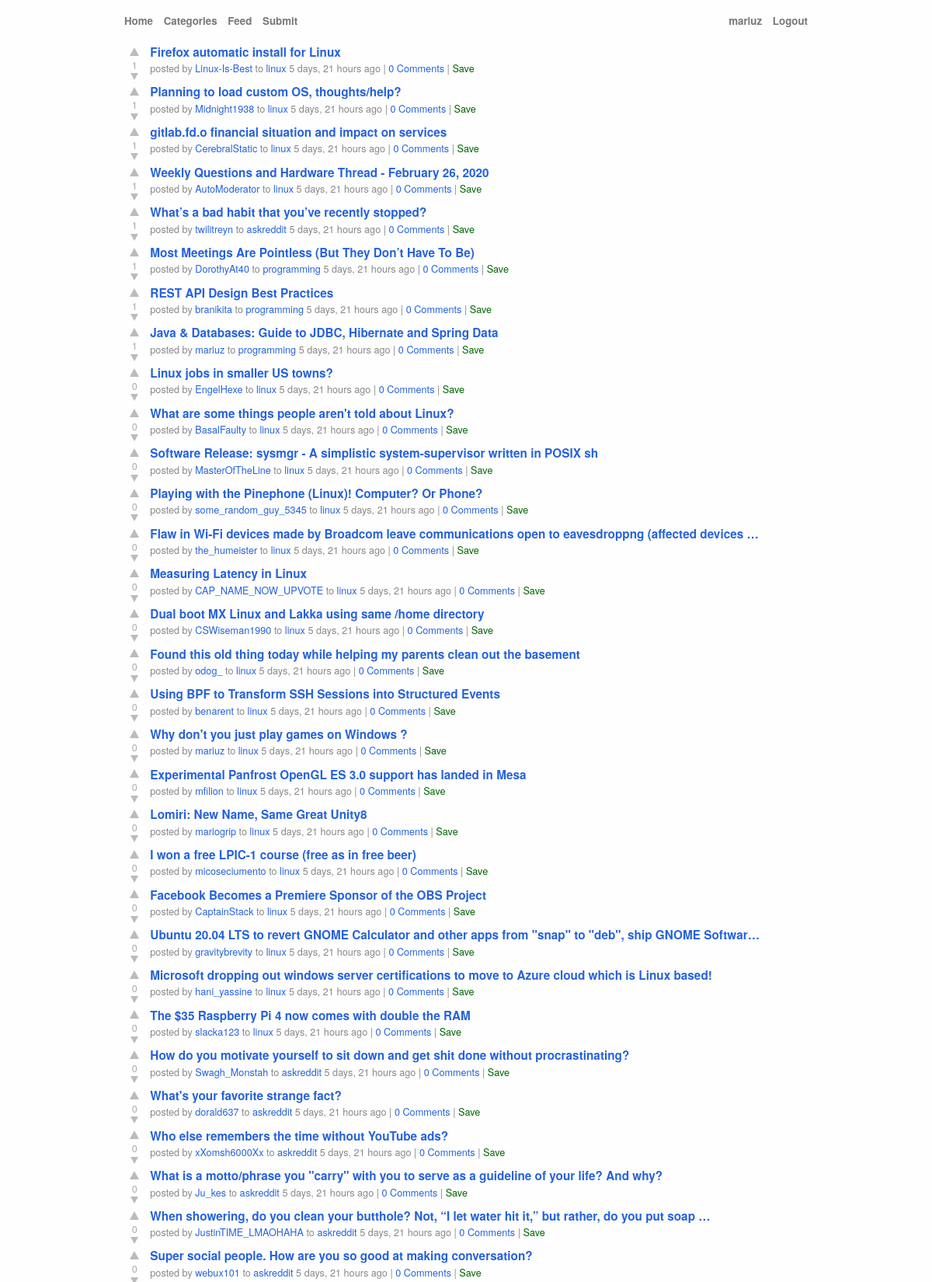
The page / (signed in, upper part) on the database its author committed.
### posts/models.py (models this page shows, shortened)
class TimeStamp(models.Model):
    created_on = models.DateTimeField(auto_now_add=True)
    updated_on = models.DateTimeField(auto_now=True)
    class Meta:
        abstract = True

class Post(TimeStamp):
    id = models.UUIDField(primary_key=True, default=uuid.uuid4, editable=False)
    title = models.CharField(max_length=200)
    slug = models.SlugField(editable=False)
    body = models.TextField(max_length=2000, blank=True)
    link = models.URLField(blank=True)
    photo = models.ImageField(blank=True)
    votes = GenericRelation("Vote", related_query_name="post")
    favourites = GenericRelation("Favourite", related_query_name="post")
    category = models.ForeignKey(
        "Category", on_delete=models.CASCADE, related_name="posts"
    )
    user = models.ForeignKey(
        settings.AUTH_USER_MODEL,
        on_delete=models.SET(get_sentinel_user),
        related_name="posts",
    )
    objects = models.Manager()
    ranked = RankedManager()
    class Meta:
        ordering = ("-created_on",)
    def get_absolute_url(self):
        from django.urls import reverse
        return reverse("posts:post_detail", args=[str(self.id), self.slug])

class Category(TimeStamp):
    name = models.CharField(max_length=200, unique=True)
    slug = models.SlugField(editable=False)
    description = models.CharField(max_length=200)
    avatar = models.ImageField(blank=True)
    def get_absolute_url(self):
        from django.urls import reverse
        return reverse("posts:category_detail", args=[self.slug])
    class Meta:
        ordering = ("name",)
        verbose_name_plural = "categories"
    def __str__(self) -> str:
        return self.name

### posts/views.py (the view)
# urls.py: path("", views.index, name="index"),
def index(request):
    posts = Post.ranked.select_related("user", "category")
    if request.user.is_authenticated:
        user_votes = Vote.objects.filter(user=request.user)
        user_favs = Favourite.objects.filter(
            user=request.user, object_id=OuterRef("pk")
        )
        posts = posts.annotate(
            has_saved=Exists(user_favs, distinct=True),
            upvoted=Exists(
                user_votes.filter(object_id=OuterRef("pk"), choice=Vote.Choice.UP),
                distinct=True,
            ),
            downvoted=Exists(
                user_votes.filter(object_id=OuterRef("pk"), choice=Vote.Choice.DOWN),
                distinct=True,
            ),
        )
    posts = posts.order_by("-score", "-created_on")
    paginator = Paginator(posts, 50)
    page_number = request.GET.get("page")
    page_obj = paginator.get_page(page_number)
    return render(request, "posts/index.html", {"page_obj": page_obj},)

### posts/models.py (called while the page is built)
    def get_queryset(self):
        return (
            super()
            .get_queryset()
            .annotate(
                total_comments=Coalesce(Count("comments", distinct=True), Value(0)),
                score=Coalesce(Sum("votes__choice", distinct=True), Value(0)),
            )
        )

### posts/templates/posts/index.html
{% extends "base.html" %}
{% block content %}
  {% include "posts/post_list.html" %}
{% endblock %}

### posts/templates/base.html (shortened to what this page needs)
{% load static %}
{% get_static_prefix as STATIC_PREFIX %}
{% get_media_prefix as MEDIA_PREFIX %}
<!DOCTYPE html>
<html lang="en">
  <link rel="stylesheet" type="text/css" href="{% static 'css/posts.css' %}">
  <body>
    <div id="wrapper">
      <div id="header">
        <div id="headerleft">
          <span class="headerlinks">
            <a href="/" class="">Home</a>
          </span>
          <span class="headerlinks">
            <a href="{% url 'posts:category_list' %}" class="">Categories</a>
            {% if request.user.is_authenticated %}
              <a href="{% url 'posts:user_feed' %}" class="">Feed</a>
              <a href="{% url 'posts:post_create' %}" class="">Submit</a>
            {% endif %}
          </span>
        </div>
        <div id="headerright">
          <span class="headerlinks">
            {% if request.user.is_authenticated %}
              <a href="{% url 'posts:user' request.user.username %}">{{ request.user.username }}</a>
              <a href="{% url 'logout' %}">Logout</a>
            {% else %}
              <a href="{% url 'login' %}">Login</a>
            {% endif %}
          </span>
        </div>
      </div>
      <div id="inside">
        {% block content %}
        {% endblock %}
      </div>
    </div>
  </body>
</html>

### posts/templates/posts/post_list.html (shortened to what this page needs)
{% load humanize %}
{% if page_obj %}
  <ol class="posts list">
    {% for post in page_obj %}
      <li class="post">
          {% include "posts/post.html" %}
      </li>
    {% endfor %}
  </ol>
{% else %}
  <b class="text-danger">Nothing to Show</b>
{% endif %}

### posts/templates/posts/post.html (shortened to what this page needs)
{% load humanize %}
<div class="post_liner h-entry">
  <div class="voters">
      {% if post.upvoted %}
        <a class="upvoter" href=""></a>
      {% else %}
        <a class="upvoter" href="{% url 'posts:upvote_post' post.id %}?next={{ request.path|urlencode }}"></a>
      {% endif %}
      <div class="score">{{ post.score }}</div>
      {% if post.downvoted %}
        <a class="downvoter" href=""></a>
      {% else %}
        <a class="downvoter" href="{% url 'posts:downvote_post' post.id %}?next={{ request.path|urlencode }}"></a>
      {% endif %}
  </div>
  <div class="details">
    <span class="link">
      <a href="{{ post.get_absolute_url }}">{{ post.title|truncatechars:100 }}</a>
    </span>
    <div class="byline">
      posted by <a href="{% url 'posts:user' post.user %}">{{ post.user }}</a>
      to <a href="{{ post.category.get_absolute_url }}">{{ post.category }}</a> {{ post.created_on|naturaltime }}
      | <a href="{{ post.get_absolute_url }}">{{ post.total_comments }} Comment{{ post.total_comments|pluralize }}</a>
      {% if request.user.is_authenticated %}
        {% if post.has_saved %}
          |<a class="text-danger" href="{% url 'posts:unsave_post' post.id %}?next={{ request.path|urlencode }}"> Unsave</a>
        {% else %}
          | <a class="text-success" href="{% url 'posts:save_post' post.id %}?next={{ request.path|urlencode }}"> Save</a>
        {% endif %}
      {% endif %}
    </div>
  </div>
</div>

### posts/static/css/posts.css (style rules this page uses)
a.text-success { color: darkgreen; }
html { overflow-y: scroll; }
body, textarea, input, button { font-family: "helvetica neue", arial, sans-serif; font-size: 10pt; color: #333; line-height: 1.45em; }
body { background-color: #fefefe; }
a { color: #2562dc; cursor: pointer; }
div#wrapper { margin-left: auto; margin-right: auto; padding-bottom: 2em; min-width: 600px; max-width: 900px; }
div#inside { margin-left: 0.25em; margin-right: 0.25em; }
#header { font-weight: bold; padding: 5px 10px; margin-top: 1em; margin-bottom: 0.5em; line-height: 18px; }
#headerleft { float: left; }
.headerlinks a { color: #777; text-decoration: none; padding-right: 0.75em; }
#headerright { float: right; text-align: right; }
#headerright .headerlinks a { padding-right: 0; padding-left: 0.75em; }
ol.posts, ol.comments, ol.search_results { padding: 0; list-style: none; margin: 0; }
div.voters { float: left; margin-top: 0px; width: 40px; }
div.voters div.score { color: #aaa; font-size: 9pt; margin-top: 1px; margin-bottom: -3px; text-align: center; }
li.post div.voters div.score { font-size: 9.5pt; margin-top: 2px; }
div.voters .upvoter, div.voters .downvoter { border-color: transparent transparent #bbb transparent; border-style: solid; border-width: 6px; text-decoration: none; width: 0px; height: 0; margin-bottom: 0px; margin-left: 14px; padding: 0; display: block; }
div.voters .upvoter { border-bottom-width: 11px; }
div.voters .downvoter { border-color: #bbb transparent transparent transparent; border-width: 5px; margin-top: 4px; margin-left: 15px; margin-bottom: -5px; border-top-width: 9px; }
li.post { clear: both; }
ol.posts li.post div.post_liner { padding-top: 0.25em; padding-bottom: 0.25em; }
ol.posts li:first-child div.post_liner { padding-top: 0.5em; }
li div.details { padding-top: 0.1em; }
li .link { font-weight: bold; vertical-align: middle; }
li .link a { font-size: 11.5pt; text-decoration: none; }
li .byline { color: #888; font-size: 9.5pt; }
li.post .byline { margin-top: 1px; }
li .byline a { text-decoration: none; }
li div.details, div.post_content { margin-left: 40px; margin-right: 40px; }

### rows shown on the page
Post: score "1", title "Firefox automatic install for Linux", user "Linux-Is-Best", category "linux", created_on "5 days, 21 hours ago", total_comments "0"
Post: score "1", title "Planning to load custom OS, thoughts/help?", user "Midnight1938", category "linux", created_on "5 days, 21 hours ago", total_comments "0"
Post: score "1", title "gitlab.fd.o financial situation and impact on services", user "CerebralStatic", category "linux", created_on "5 days, 21 hours ago", total_comments "0"
Post: score "1", title "Weekly Questions and Hardware Thread - February 26, 2020", user "AutoModerator", category "linux", created_on "5 days, 21 hours ago", total_comments "0"
Post: score "1", title "What’s a bad habit that you’ve recently stopped?", user "twilitreyn", category "askreddit", created_on "5 days, 21 hours ago", total_comments "0"
Post: score "1", title "Most Meetings Are Pointless (But They Don’t Have To Be)", user "DorothyAt40", category "programming", created_on "5 days, 21 hours ago", total_comments "0"
Post: score "1", title "REST API Design Best Practices", user "branikita", category "programming", created_on "5 days, 21 hours ago", total_comments "0"
Post: score "1", title "Java & Databases: Guide to JDBC, Hibernate and Spring Data", user "mariuz", category "programming", created_on "5 days, 21 hours ago", total_comments "0"
Post: score "0", title "Linux jobs in smaller US towns?", user "EngelHexe", category "linux", created_on "5 days, 21 hours ago", total_comments "0"
Post: score "0", title "What are some things people aren't told about Linux?", user "BasalFaulty", category "linux", created_on "5 days, 21 hours ago", total_comments "0"
Post: score "0", title "Software Release: sysmgr - A simplistic system-supervisor written in POSIX sh", user "MasterOfTheLine", category "linux", created_on "5 days, 21 hours ago", total_comments "0"
Post: score "0", title "Playing with the Pinephone (Linux)! Computer? Or Phone?", user "some_random_guy_5345", category "linux", created_on "5 days, 21 hours ago", total_comments "0"
Post: score "0", title "Flaw in Wi-Fi devices made by Broadcom leave communications open to eavesdroppng (affected devices …", user "the_humeister", category "linux", created_on "5 days, 21 hours ago", total_comments "0"
Post: score "0", title "Measuring Latency in Linux", user "CAP_NAME_NOW_UPVOTE", category "linux", created_on "5 days, 21 hours ago", total_comments "0"
Post: score "0", title "Dual boot MX Linux and Lakka using same /home directory", user "CSWiseman1990", category "linux", created_on "5 days, 21 hours ago", total_comments "0"
Post: score "0", title "Found this old thing today while helping my parents clean out the basement", user "odog_", category "linux", created_on "5 days, 21 hours ago", total_comments "0"
Post: score "0", title "Using BPF to Transform SSH Sessions into Structured Events", user "benarent", category "linux", created_on "5 days, 21 hours ago", total_comments "0"
Post: score "0", title "Why don't you just play games on Windows ?", user "mariuz", category "linux", created_on "5 days, 21 hours ago", total_comments "0"
Post: score "0", title "Experimental Panfrost OpenGL ES 3.0 support has landed in Mesa", user "mfilion", category "linux", created_on "5 days, 21 hours ago", total_comments "0"
Post: score "0", title "Lomiri: New Name, Same Great Unity8", user "mariogrip", category "linux", created_on "5 days, 21 hours ago", total_comments "0"
Post: score "0", title "I won a free LPIC-1 course (free as in free beer)", user "micoseciumento", category "linux", created_on "5 days, 21 hours ago", total_comments "0"
Post: score "0", title "Facebook Becomes a Premiere Sponsor of the OBS Project", user "CaptainStack", category "linux", created_on "5 days, 21 hours ago", total_comments "0"
Post: score "0", title "Ubuntu 20.04 LTS to revert GNOME Calculator and other apps from \"snap\" to \"deb\", ship GNOME Softwar…", user "gravitybrevity", category "linux", created_on "5 days, 21 hours ago", total_comments "0"
Post: score "0", title "Microsoft dropping out windows server certifications to move to Azure cloud which is Linux based!", user "hani_yassine", category "linux", created_on "5 days, 21 hours ago", total_comments "0"
Post: score "0", title "The $35 Raspberry Pi 4 now comes with double the RAM", user "slacka123", category "linux", created_on "5 days, 21 hours ago", total_comments "0"
Post: score "0", title "How do you motivate yourself to sit down and get shit done without procrastinating?", user "Swagh_Monstah", category "askreddit", created_on "5 days, 21 hours ago", total_comments "0"
Post: score "0", title "What's your favorite strange fact?", user "dorald637", category "askreddit", created_on "5 days, 21 hours ago", total_comments "0"
Post: score "0", title "Who else remembers the time without YouTube ads?", user "xXomsh6000Xx", category "askreddit", created_on "5 days, 21 hours ago", total_comments "0"
Post: score "0", title "What is a motto/phrase you \"carry\" with you to serve as a guideline of your life? And why?", user "Ju_kes", category "askreddit", created_on "5 days, 21 hours ago", total_comments "0"
Post: score "0", title "When showering, do you clean your butthole? Not, “I let water hit it,” but rather, do you put soap …", user "JustinTIME_LMAOHAHA", category "askreddit", created_on "5 days, 21 hours ago", total_comments "0"
Post: score "0", title "Super social people. How are you so good at making conversation?", user "webux101", category "askreddit", created_on "5 days, 21 hours ago", total_comments "0"

### other values the page prints
{{ request.user.username }} "mariuz"
